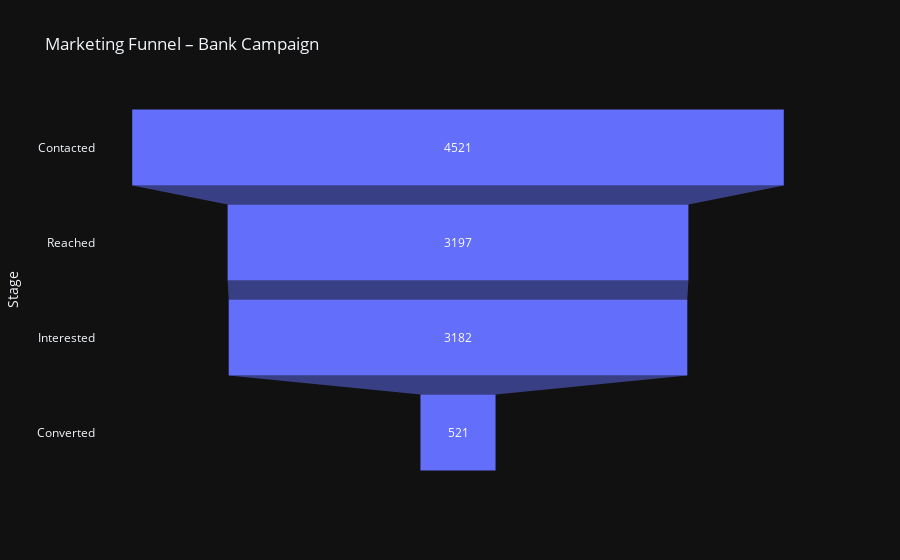

The code cell stored with this chart in its notebook:
### Code cell
fig = px.funnel(
    funnel_df,
    x="Users",
    y="Stage",
    title="Marketing Funnel – Bank Campaign"
)
fig.show()

### Figure 1 — Plotly figure (JSON) as saved in the notebook; plotly's stock layout.template omitted (floating-point values rounded to 4 significant figures)
{"data": [{"hovertemplate": "Users=%{x}<br>Stage=%{y}<extra></extra>", "legendgroup": "", "marker": {"color": "#636efa"}, "name": "", "orientation": "h", "showlegend": false, "x": [4521, 3197, 3182, 521], "xaxis": "x", "y": ["Contacted", "Reached", "Interested", "Converted"], "yaxis": "y", "type": "funnel"}], "layout": {"xaxis": {"anchor": "y", "domain": [0.0, 1.0], "title": {"text": "Users"}}, "yaxis": {"anchor": "x", "domain": [0.0, 1.0], "title": {"text": "Stage"}}, "legend": {"tracegroupgap": 0}, "title": {"text": "Marketing Funnel – Bank Campaign"}}}
